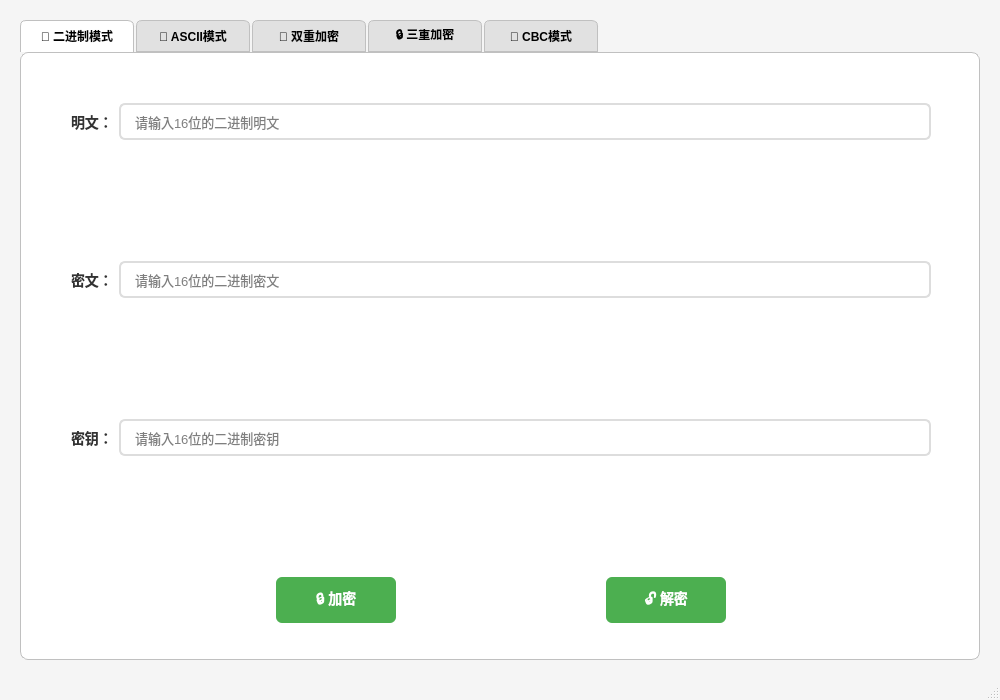
<?xml version="1.0" encoding="UTF-8"?>
<ui version="4.0">
 <class>MainWindow</class>
 <widget class="QMainWindow" name="MainWindow">
  <property name="geometry">
   <rect>
    <x>0</x>
    <y>0</y>
    <width>1000</width>
    <height>700</height>
   </rect>
  </property>
  <property name="minimumSize">
   <size>
    <width>900</width>
    <height>650</height>
   </size>
  </property>
  <property name="windowTitle">
   <string>AES 加密解密工具</string>
  </property>
  <property name="windowIcon">
   <iconset>
    <normaloff>.</normaloff>.
   </iconset>
  </property>
  <property name="styleSheet">
   <string notr="true">QMainWindow {
    background-color: #f5f5f5;
}

QTabWidget::pane {
    border: 1px solid #c0c0c0;
    background-color: white;
    border-radius: 8px;
}

QTabWidget::tab-bar {
    alignment: center;
}

QTabBar::tab {
    background-color: #e1e1e1;
    border: 1px solid #c0c0c0;
    padding: 8px 16px;
    margin-right: 2px;
    border-top-left-radius: 6px;
    border-top-right-radius: 6px;
    min-width: 80px;
    font-weight: bold;
}

QTabBar::tab:selected {
    background-color: white;
    border-bottom-color: white;
}

QTabBar::tab:hover {
    background-color: #f0f0f0;
}

QLabel {
    font-size: 14px;
    font-weight: bold;
    color: #333333;
}

QLineEdit {
    border: 2px solid #ddd;
    border-radius: 6px;
    padding: 8px 12px;
    font-size: 13px;
    background-color: white;
}

QLineEdit:focus {
    border-color: #4CAF50;
    outline: none;
}

QPushButton {
    background-color: #4CAF50;
    color: white;
    border: none;
    border-radius: 6px;
    padding: 10px 20px;
    font-size: 14px;
    font-weight: bold;
    min-width: 80px;
}

QPushButton:hover {
    background-color: #45a049;
}

QPushButton:pressed {
    background-color: #3d8b40;
}

QPlainTextEdit {
    border: 2px solid #ddd;
    border-radius: 6px;
    padding: 8px;
    font-size: 13px;
    background-color: white;
}

QPlainTextEdit:focus {
    border-color: #4CAF50;
}</string>
  </property>
  <widget class="QWidget" name="centralwidget">
   <widget class="QTabWidget" name="tabWidget">
    <property name="geometry">
     <rect>
      <x>20</x>
      <y>20</y>
      <width>960</width>
      <height>640</height>
     </rect>
    </property>
    <property name="currentIndex">
     <number>0</number>
    </property>
    <widget class="QWidget" name="Binary">
      <attribute name="title">
       <string>🔢 二进制模式</string>
      </attribute>
     <widget class="QWidget" name="verticalLayoutWidget">
       <property name="geometry">
        <rect>
         <x>50</x>
         <y>50</y>
         <width>860</width>
         <height>520</height>
        </rect>
       </property>
      <layout class="QVBoxLayout" name="verticalLayout">
       <item>
        <layout class="QHBoxLayout" name="horizontalLayout">
         <item>
          <widget class="QLabel" name="label">
           <property name="font">
            <font>
             <pointsize>12</pointsize>
            </font>
           </property>
           <property name="text">
            <string>明文：</string>
           </property>
          </widget>
         </item>
         <item>
          <widget class="QLineEdit" name="lineEdit_binaryPlain">
           <property name="font">
            <font>
             <pointsize>12</pointsize>
            </font>
           </property>
           <property name="placeholderText">
            <string>请输入16位的二进制明文</string>
           </property>
          </widget>
         </item>
        </layout>
       </item>
       <item>
        <spacer name="verticalSpacer">
         <property name="orientation">
          <enum>Qt::Vertical</enum>
         </property>
         <property name="sizeHint" stdset="0">
          <size>
           <width>20</width>
           <height>40</height>
          </size>
         </property>
        </spacer>
       </item>
       <item>
        <layout class="QHBoxLayout" name="horizontalLayout_2">
         <item>
          <widget class="QLabel" name="label_2">
           <property name="font">
            <font>
             <pointsize>12</pointsize>
            </font>
           </property>
           <property name="text">
            <string>密文：</string>
           </property>
          </widget>
         </item>
         <item>
          <widget class="QLineEdit" name="lineEdit_binarySipher">
           <property name="font">
            <font>
             <pointsize>12</pointsize>
            </font>
           </property>
           <property name="placeholderText">
            <string>请输入16位的二进制密文</string>
           </property>
          </widget>
         </item>
        </layout>
       </item>
       <item>
        <spacer name="verticalSpacer_2">
         <property name="orientation">
          <enum>Qt::Vertical</enum>
         </property>
         <property name="sizeHint" stdset="0">
          <size>
           <width>20</width>
           <height>40</height>
          </size>
         </property>
        </spacer>
       </item>
       <item>
        <layout class="QHBoxLayout" name="horizontalLayout_4">
         <item>
          <widget class="QLabel" name="label_3">
           <property name="font">
            <font>
             <pointsize>12</pointsize>
            </font>
           </property>
           <property name="text">
            <string>密钥：</string>
           </property>
          </widget>
         </item>
         <item>
          <widget class="QLineEdit" name="lineEdit_binaryKey">
           <property name="font">
            <font>
             <pointsize>12</pointsize>
            </font>
           </property>
           <property name="placeholderText">
            <string>请输入16位的二进制密钥</string>
           </property>
          </widget>
         </item>
        </layout>
       </item>
       <item>
        <spacer name="verticalSpacer_3">
         <property name="orientation">
          <enum>Qt::Vertical</enum>
         </property>
         <property name="sizeHint" stdset="0">
          <size>
           <width>20</width>
           <height>40</height>
          </size>
         </property>
        </spacer>
       </item>
       <item>
        <layout class="QHBoxLayout" name="horizontalLayout_3">
         <item>
          <spacer name="horizontalSpacer_2">
           <property name="orientation">
            <enum>Qt::Horizontal</enum>
           </property>
           <property name="sizeHint" stdset="0">
            <size>
             <width>40</width>
             <height>20</height>
            </size>
           </property>
          </spacer>
         </item>
         <item>
          <widget class="QPushButton" name="pushButton_binaryPlain2Sipher">
           <property name="font">
            <font>
             <pointsize>12</pointsize>
            </font>
           </property>
           <property name="text">
            <string>🔒 加密</string>
           </property>
          </widget>
         </item>
         <item>
          <spacer name="horizontalSpacer">
           <property name="orientation">
            <enum>Qt::Horizontal</enum>
           </property>
           <property name="sizeHint" stdset="0">
            <size>
             <width>40</width>
             <height>20</height>
            </size>
           </property>
          </spacer>
         </item>
         <item>
          <widget class="QPushButton" name="pushButton_binarySipher2Plain">
           <property name="font">
            <font>
             <pointsize>12</pointsize>
            </font>
           </property>
           <property name="text">
            <string>🔓 解密</string>
           </property>
          </widget>
         </item>
         <item>
          <spacer name="horizontalSpacer_3">
           <property name="orientation">
            <enum>Qt::Horizontal</enum>
           </property>
           <property name="sizeHint" stdset="0">
            <size>
             <width>40</width>
             <height>20</height>
            </size>
           </property>
          </spacer>
         </item>
        </layout>
       </item>
      </layout>
     </widget>
    </widget>
    <widget class="QWidget" name="ASCII">
     <attribute name="title">
      <string>📝 ASCII模式</string>
     </attribute>
     <widget class="QWidget" name="verticalLayoutWidget_2">
       <property name="geometry">
        <rect>
         <x>50</x>
         <y>50</y>
         <width>860</width>
         <height>520</height>
        </rect>
       </property>
      <layout class="QVBoxLayout" name="verticalLayout_2">
       <item>
        <layout class="QHBoxLayout" name="horizontalLayout_5">
         <item>
          <widget class="QLabel" name="label_4">
           <property name="font">
            <font>
             <pointsize>12</pointsize>
            </font>
           </property>
           <property name="text">
            <string>明文：</string>
           </property>
          </widget>
         </item>
         <item>
          <widget class="QLineEdit" name="lineEdit_asciiPlain">
           <property name="font">
            <font>
             <pointsize>12</pointsize>
            </font>
           </property>
           <property name="placeholderText">
            <string>请输入偶数长度的ascii码表中的明文字符串</string>
           </property>
          </widget>
         </item>
        </layout>
       </item>
       <item>
        <spacer name="verticalSpacer_4">
         <property name="orientation">
          <enum>Qt::Vertical</enum>
         </property>
         <property name="sizeHint" stdset="0">
          <size>
           <width>20</width>
           <height>40</height>
          </size>
         </property>
        </spacer>
       </item>
       <item>
        <layout class="QHBoxLayout" name="horizontalLayout_6">
         <item>
          <widget class="QLabel" name="label_5">
           <property name="font">
            <font>
             <pointsize>12</pointsize>
            </font>
           </property>
           <property name="text">
            <string>密文：</string>
           </property>
          </widget>
         </item>
         <item>
          <widget class="QLineEdit" name="lineEdit_asciiSipher">
           <property name="font">
            <font>
             <pointsize>12</pointsize>
            </font>
           </property>
           <property name="placeholderText">
            <string>请输入偶数长度的ascii码表中的密文字符串</string>
           </property>
          </widget>
         </item>
        </layout>
       </item>
       <item>
        <spacer name="verticalSpacer_5">
         <property name="orientation">
          <enum>Qt::Vertical</enum>
         </property>
         <property name="sizeHint" stdset="0">
          <size>
           <width>20</width>
           <height>40</height>
          </size>
         </property>
        </spacer>
       </item>
       <item>
        <layout class="QHBoxLayout" name="horizontalLayout_7">
         <item>
          <widget class="QLabel" name="label_6">
           <property name="font">
            <font>
             <pointsize>12</pointsize>
            </font>
           </property>
           <property name="text">
            <string>密钥：</string>
           </property>
          </widget>
         </item>
         <item>
          <widget class="QLineEdit" name="lineEdit_asciiKey">
           <property name="font">
            <font>
             <pointsize>12</pointsize>
            </font>
           </property>
           <property name="text">
            <string/>
           </property>
           <property name="placeholderText">
            <string>请输入16位的二进制密钥</string>
           </property>
          </widget>
         </item>
        </layout>
       </item>
       <item>
        <spacer name="verticalSpacer_6">
         <property name="orientation">
          <enum>Qt::Vertical</enum>
         </property>
         <property name="sizeHint" stdset="0">
          <size>
           <width>20</width>
           <height>40</height>
          </size>
         </property>
        </spacer>
       </item>
       <item>
        <layout class="QHBoxLayout" name="horizontalLayout_8">
         <item>
          <spacer name="horizontalSpacer_4">
           <property name="orientation">
            <enum>Qt::Horizontal</enum>
           </property>
           <property name="sizeHint" stdset="0">
            <size>
             <width>40</width>
             <height>20</height>
            </size>
           </property>
          </spacer>
         </item>
         <item>
          <widget class="QPushButton" name="pushButton_asciiPlain2Sipher">
           <property name="font">
            <font>
             <pointsize>12</pointsize>
            </font>
           </property>
           <property name="text">
            <string>🔒 加密</string>
           </property>
          </widget>
         </item>
         <item>
          <spacer name="horizontalSpacer_5">
           <property name="orientation">
            <enum>Qt::Horizontal</enum>
           </property>
           <property name="sizeHint" stdset="0">
            <size>
             <width>40</width>
             <height>20</height>
            </size>
           </property>
          </spacer>
         </item>
         <item>
          <widget class="QPushButton" name="pushButton_asciiSipher2Plain">
           <property name="font">
            <font>
             <pointsize>12</pointsize>
            </font>
           </property>
           <property name="text">
            <string>🔓 解密</string>
           </property>
          </widget>
         </item>
         <item>
          <spacer name="horizontalSpacer_6">
           <property name="orientation">
            <enum>Qt::Horizontal</enum>
           </property>
           <property name="sizeHint" stdset="0">
            <size>
             <width>40</width>
             <height>20</height>
            </size>
           </property>
          </spacer>
         </item>
        </layout>
       </item>
      </layout>
     </widget>
    </widget>
    <widget class="QWidget" name="Double">
     <attribute name="title">
      <string>🔐 双重加密</string>
     </attribute>
     <widget class="QWidget" name="verticalLayoutWidget_3">
       <property name="geometry">
        <rect>
         <x>50</x>
         <y>50</y>
         <width>500</width>
         <height>520</height>
        </rect>
       </property>
      <layout class="QVBoxLayout" name="verticalLayout_3">
       <item>
        <layout class="QHBoxLayout" name="horizontalLayout_9">
         <item>
          <widget class="QLabel" name="label_7">
           <property name="font">
            <font>
             <pointsize>12</pointsize>
            </font>
           </property>
           <property name="text">
            <string>明文：</string>
           </property>
          </widget>
         </item>
         <item>
          <widget class="QLineEdit" name="lineEdit_doublePlain">
           <property name="font">
            <font>
             <pointsize>12</pointsize>
            </font>
           </property>
           <property name="readOnly">
            <bool>false</bool>
           </property>
           <property name="placeholderText">
            <string>请输入16位二进制明文</string>
           </property>
          </widget>
         </item>
        </layout>
       </item>
       <item>
        <spacer name="verticalSpacer_7">
         <property name="orientation">
          <enum>Qt::Vertical</enum>
         </property>
         <property name="sizeHint" stdset="0">
          <size>
           <width>20</width>
           <height>40</height>
          </size>
         </property>
        </spacer>
       </item>
       <item>
        <layout class="QHBoxLayout" name="horizontalLayout_10">
         <item>
          <widget class="QLabel" name="label_8">
           <property name="font">
            <font>
             <pointsize>12</pointsize>
            </font>
           </property>
           <property name="text">
            <string>密文：</string>
           </property>
          </widget>
         </item>
         <item>
          <widget class="QLineEdit" name="lineEdit_doubleSipher">
           <property name="font">
            <font>
             <pointsize>12</pointsize>
            </font>
           </property>
           <property name="placeholderText">
            <string>请输入16位二进制密文</string>
           </property>
          </widget>
         </item>
        </layout>
       </item>
       <item>
        <spacer name="verticalSpacer_8">
         <property name="orientation">
          <enum>Qt::Vertical</enum>
         </property>
         <property name="sizeHint" stdset="0">
          <size>
           <width>20</width>
           <height>40</height>
          </size>
         </property>
        </spacer>
       </item>
       <item>
        <layout class="QHBoxLayout" name="horizontalLayout_11">
         <item>
          <widget class="QLabel" name="label_9">
           <property name="font">
            <font>
             <pointsize>12</pointsize>
            </font>
           </property>
           <property name="text">
            <string>密钥：</string>
           </property>
          </widget>
         </item>
         <item>
          <widget class="QLineEdit" name="lineEdit_doubleKey">
           <property name="font">
            <font>
             <pointsize>12</pointsize>
            </font>
           </property>
           <property name="placeholderText">
            <string>请输入32位二进制密钥</string>
           </property>
          </widget>
         </item>
        </layout>
       </item>
       <item>
        <spacer name="verticalSpacer_9">
         <property name="orientation">
          <enum>Qt::Vertical</enum>
         </property>
         <property name="sizeHint" stdset="0">
          <size>
           <width>20</width>
           <height>40</height>
          </size>
         </property>
        </spacer>
       </item>
       <item>
        <layout class="QHBoxLayout" name="horizontalLayout_12">
         <item>
          <spacer name="horizontalSpacer_7">
           <property name="orientation">
            <enum>Qt::Horizontal</enum>
           </property>
           <property name="sizeHint" stdset="0">
            <size>
             <width>40</width>
             <height>20</height>
            </size>
           </property>
          </spacer>
         </item>
         <item>
          <widget class="QPushButton" name="pushButton_doublePlain2Sipher">
           <property name="font">
            <font>
             <pointsize>12</pointsize>
            </font>
           </property>
           <property name="text">
            <string>🔒 双重加密</string>
           </property>
          </widget>
         </item>
         <item>
          <spacer name="horizontalSpacer_8">
           <property name="orientation">
            <enum>Qt::Horizontal</enum>
           </property>
           <property name="sizeHint" stdset="0">
            <size>
             <width>40</width>
             <height>20</height>
            </size>
           </property>
          </spacer>
         </item>
         <item>
          <widget class="QPushButton" name="pushButton_doubleSipher2Plain">
           <property name="font">
            <font>
             <pointsize>12</pointsize>
            </font>
           </property>
           <property name="text">
            <string>🔓 双重解密</string>
           </property>
          </widget>
         </item>
         <item>
          <spacer name="horizontalSpacer_9">
           <property name="orientation">
            <enum>Qt::Horizontal</enum>
           </property>
           <property name="sizeHint" stdset="0">
            <size>
             <width>40</width>
             <height>20</height>
            </size>
           </property>
          </spacer>
         </item>
        </layout>
       </item>
      </layout>
     </widget>
     <widget class="QWidget" name="verticalLayoutWidget_4">
      <property name="geometry">
       <rect>
        <x>580</x>
        <y>50</y>
        <width>330</width>
        <height>520</height>
       </rect>
      </property>
      <layout class="QVBoxLayout" name="verticalLayout_4">
       <item>
        <widget class="QPlainTextEdit" name="plainTextEdit_crack"/>
       </item>
       <item>
        <layout class="QHBoxLayout" name="horizontalLayout_13">
         <item>
          <spacer name="horizontalSpacer_11">
           <property name="orientation">
            <enum>Qt::Horizontal</enum>
           </property>
           <property name="sizeHint" stdset="0">
            <size>
             <width>40</width>
             <height>20</height>
            </size>
           </property>
          </spacer>
         </item>
         <item>
          <widget class="QPushButton" name="pushButton_crack">
           <property name="font">
            <font>
             <pointsize>12</pointsize>
            </font>
           </property>
           <property name="text">
            <string>🔍 暴力破解</string>
           </property>
          </widget>
         </item>
         <item>
          <spacer name="horizontalSpacer_10">
           <property name="orientation">
            <enum>Qt::Horizontal</enum>
           </property>
           <property name="sizeHint" stdset="0">
            <size>
             <width>40</width>
             <height>20</height>
            </size>
           </property>
          </spacer>
         </item>
        </layout>
       </item>
      </layout>
     </widget>
    </widget>
    <widget class="QWidget" name="Triple">
     <attribute name="title">
      <string>🔒 三重加密</string>
     </attribute>
     <widget class="QWidget" name="verticalLayoutWidget_5">
      <property name="geometry">
       <rect>
        <x>130</x>
        <y>80</y>
        <width>521</width>
        <height>301</height>
       </rect>
      </property>
      <layout class="QVBoxLayout" name="verticalLayout_5">
       <item>
        <layout class="QHBoxLayout" name="horizontalLayout_14">
         <item>
          <widget class="QLabel" name="label_10">
           <property name="font">
            <font>
             <pointsize>12</pointsize>
            </font>
           </property>
           <property name="text">
            <string>明文：</string>
           </property>
          </widget>
         </item>
         <item>
          <widget class="QLineEdit" name="lineEdit_triplePlain">
           <property name="font">
            <font>
             <pointsize>12</pointsize>
            </font>
           </property>
           <property name="placeholderText">
            <string>请输入16位二进制明文</string>
           </property>
          </widget>
         </item>
        </layout>
       </item>
       <item>
        <spacer name="verticalSpacer_10">
         <property name="orientation">
          <enum>Qt::Vertical</enum>
         </property>
         <property name="sizeHint" stdset="0">
          <size>
           <width>20</width>
           <height>40</height>
          </size>
         </property>
        </spacer>
       </item>
       <item>
        <layout class="QHBoxLayout" name="horizontalLayout_15">
         <item>
          <widget class="QLabel" name="label_11">
           <property name="font">
            <font>
             <pointsize>12</pointsize>
            </font>
           </property>
           <property name="text">
            <string>密文：</string>
           </property>
          </widget>
         </item>
         <item>
          <widget class="QLineEdit" name="lineEdit_tripleSipher">
           <property name="font">
            <font>
             <pointsize>12</pointsize>
            </font>
           </property>
           <property name="placeholderText">
            <string>请输入16位二进制密文</string>
           </property>
          </widget>
         </item>
        </layout>
       </item>
       <item>
        <spacer name="verticalSpacer_11">
         <property name="orientation">
          <enum>Qt::Vertical</enum>
         </property>
         <property name="sizeHint" stdset="0">
          <size>
           <width>20</width>
           <height>40</height>
          </size>
         </property>
        </spacer>
       </item>
       <item>
        <layout class="QHBoxLayout" name="horizontalLayout_16">
         <item>
          <widget class="QLabel" name="label_12">
           <property name="font">
            <font>
             <pointsize>12</pointsize>
            </font>
           </property>
           <property name="text">
            <string>密钥：</string>
           </property>
          </widget>
         </item>
         <item>
          <widget class="QLineEdit" name="lineEdit_tripleKey">
           <property name="font">
            <font>
             <pointsize>12</pointsize>
            </font>
           </property>
           <property name="placeholderText">
            <string>请输入32位二进制密钥</string>
           </property>
          </widget>
         </item>
        </layout>
       </item>
       <item>
        <spacer name="verticalSpacer_12">
         <property name="orientation">
          <enum>Qt::Vertical</enum>
         </property>
         <property name="sizeHint" stdset="0">
          <size>
           <width>20</width>
           <height>40</height>
          </size>
         </property>
        </spacer>
       </item>
       <item>
        <layout class="QHBoxLayout" name="horizontalLayout_17">
         <item>
          <spacer name="horizontalSpacer_12">
           <property name="orientation">
            <enum>Qt::Horizontal</enum>
           </property>
           <property name="sizeHint" stdset="0">
            <size>
             <width>40</width>
             <height>20</height>
            </size>
           </property>
          </spacer>
         </item>
         <item>
          <widget class="QPushButton" name="pushButton_triplePlain2Sipher">
           <property name="font">
            <font>
             <pointsize>12</pointsize>
            </font>
           </property>
           <property name="text">
            <string>🔒 三重加密</string>
           </property>
          </widget>
         </item>
         <item>
          <spacer name="horizontalSpacer_13">
           <property name="orientation">
            <enum>Qt::Horizontal</enum>
           </property>
           <property name="sizeHint" stdset="0">
            <size>
             <width>40</width>
             <height>20</height>
            </size>
           </property>
          </spacer>
         </item>
         <item>
          <widget class="QPushButton" name="pushButton_tripleSipher2Plain">
           <property name="font">
            <font>
             <pointsize>12</pointsize>
            </font>
           </property>
           <property name="text">
            <string>解密</string>
           </property>
          </widget>
         </item>
         <item>
          <spacer name="horizontalSpacer_14">
           <property name="orientation">
            <enum>Qt::Horizontal</enum>
           </property>
           <property name="sizeHint" stdset="0">
            <size>
             <width>40</width>
             <height>20</height>
            </size>
           </property>
          </spacer>
         </item>
        </layout>
       </item>
      </layout>
     </widget>
    </widget>
    <widget class="QWidget" name="CBC">
     <attribute name="title">
      <string>🔗 CBC模式</string>
     </attribute>
     <widget class="QWidget" name="verticalLayoutWidget_6">
      <property name="geometry">
       <rect>
        <x>140</x>
        <y>70</y>
        <width>511</width>
        <height>361</height>
       </rect>
      </property>
      <layout class="QVBoxLayout" name="verticalLayout_6">
       <item>
        <layout class="QHBoxLayout" name="horizontalLayout_18">
         <item>
          <widget class="QLabel" name="label_13">
           <property name="font">
            <font>
             <pointsize>12</pointsize>
            </font>
           </property>
           <property name="text">
            <string>明文：</string>
           </property>
          </widget>
         </item>
         <item>
          <widget class="QLineEdit" name="lineEdit_CBCPlain">
           <property name="font">
            <font>
             <pointsize>12</pointsize>
            </font>
           </property>
           <property name="placeholderText">
            <string>请输入偶数长度的字符串明文（ascii）</string>
           </property>
          </widget>
         </item>
        </layout>
       </item>
       <item>
        <spacer name="verticalSpacer_13">
         <property name="orientation">
          <enum>Qt::Vertical</enum>
         </property>
         <property name="sizeHint" stdset="0">
          <size>
           <width>20</width>
           <height>40</height>
          </size>
         </property>
        </spacer>
       </item>
       <item>
        <layout class="QHBoxLayout" name="horizontalLayout_19">
         <item>
          <widget class="QLabel" name="label_14">
           <property name="font">
            <font>
             <pointsize>12</pointsize>
            </font>
           </property>
           <property name="text">
            <string>密文：</string>
           </property>
          </widget>
         </item>
         <item>
          <widget class="QLineEdit" name="lineEdit_CBCSipher">
           <property name="font">
            <font>
             <pointsize>12</pointsize>
            </font>
           </property>
           <property name="placeholderText">
            <string>请输入偶数长度的字符串密文（ascii）</string>
           </property>
          </widget>
         </item>
        </layout>
       </item>
       <item>
        <spacer name="verticalSpacer_14">
         <property name="orientation">
          <enum>Qt::Vertical</enum>
         </property>
         <property name="sizeHint" stdset="0">
          <size>
           <width>20</width>
           <height>40</height>
          </size>
         </property>
        </spacer>
       </item>
       <item>
        <layout class="QHBoxLayout" name="horizontalLayout_20">
         <item>
          <widget class="QLabel" name="label_15">
           <property name="font">
            <font>
             <pointsize>12</pointsize>
            </font>
           </property>
           <property name="text">
            <string>密钥：</string>
           </property>
          </widget>
         </item>
         <item>
          <widget class="QLineEdit" name="lineEdit_CBCKey">
           <property name="font">
            <font>
             <pointsize>12</pointsize>
            </font>
           </property>
           <property name="placeholderText">
            <string>请输入16位二进制密钥</string>
           </property>
          </widget>
         </item>
        </layout>
       </item>
       <item>
        <spacer name="verticalSpacer_15">
         <property name="orientation">
          <enum>Qt::Vertical</enum>
         </property>
         <property name="sizeHint" stdset="0">
          <size>
           <width>20</width>
           <height>40</height>
          </size>
         </property>
        </spacer>
       </item>
       <item>
        <layout class="QHBoxLayout" name="horizontalLayout_21">
         <item>
          <widget class="QLabel" name="label_16">
           <property name="font">
            <font>
             <pointsize>12</pointsize>
            </font>
           </property>
           <property name="text">
            <string>公钥：</string>
           </property>
          </widget>
         </item>
         <item>
          <widget class="QLineEdit" name="lineEdit_CBCIV">
           <property name="font">
            <font>
             <pointsize>12</pointsize>
            </font>
           </property>
           <property name="readOnly">
            <bool>true</bool>
           </property>
           <property name="placeholderText">
            <string>每次加密产生的公钥会显示在这里</string>
           </property>
          </widget>
         </item>
        </layout>
       </item>
       <item>
        <spacer name="verticalSpacer_16">
         <property name="orientation">
          <enum>Qt::Vertical</enum>
         </property>
         <property name="sizeHint" stdset="0">
          <size>
           <width>20</width>
           <height>40</height>
          </size>
         </property>
        </spacer>
       </item>
       <item>
        <layout class="QHBoxLayout" name="horizontalLayout_22">
         <item>
          <spacer name="horizontalSpacer_15">
           <property name="orientation">
            <enum>Qt::Horizontal</enum>
           </property>
           <property name="sizeHint" stdset="0">
            <size>
             <width>40</width>
             <height>20</height>
            </size>
           </property>
          </spacer>
         </item>
         <item>
          <widget class="QPushButton" name="pushButton_CBCPlain2Sipher">
           <property name="font">
            <font>
             <pointsize>12</pointsize>
            </font>
           </property>
           <property name="text">
            <string>加密</string>
           </property>
          </widget>
         </item>
         <item>
          <spacer name="horizontalSpacer_16">
           <property name="orientation">
            <enum>Qt::Horizontal</enum>
           </property>
           <property name="sizeHint" stdset="0">
            <size>
             <width>40</width>
             <height>20</height>
            </size>
           </property>
          </spacer>
         </item>
         <item>
          <widget class="QPushButton" name="pushButton_CBCSipher2Plain">
           <property name="font">
            <font>
             <pointsize>12</pointsize>
            </font>
           </property>
           <property name="text">
            <string>解密</string>
           </property>
          </widget>
         </item>
         <item>
          <spacer name="horizontalSpacer_17">
           <property name="orientation">
            <enum>Qt::Horizontal</enum>
           </property>
           <property name="sizeHint" stdset="0">
            <size>
             <width>40</width>
             <height>20</height>
            </size>
           </property>
          </spacer>
         </item>
        </layout>
       </item>
      </layout>
     </widget>
    </widget>
   </widget>
  </widget>
  <widget class="QStatusBar" name="statusbar"/>
 </widget>
 <resources/>
 <connections/>
</ui>
